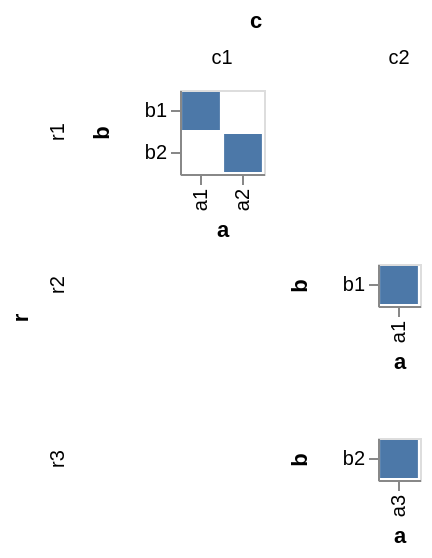

Express this chart as Vega-Lite.
### Vega specification from a JSON file in a GitHub repository (floating-point values rounded to 4 significant figures)
{"$schema": "https://vega.github.io/schema/vega/v3.json", "autosize": "pad", "padding": 5, "data": [{"name": "source_0", "values": [{"r": "r1", "c": "c1", "a": "a1", "b": "b1"}, {"r": "r1", "c": "c1", "a": "a2", "b": "b2"}, {"r": "r2", "c": "c2", "a": "a1", "b": "b1"}, {"r": "r3", "c": "c2", "a": "a3", "b": "b2"}]}, {"name": "cross_column_domain_row_domain", "source": "source_0", "transform": [{"type": "aggregate", "groupby": ["c", "r"], "fields": ["a", "b"], "ops": ["distinct", "distinct"]}]}, {"name": "column_domain", "source": "cross_column_domain_row_domain", "transform": [{"type": "aggregate", "groupby": ["c"], "fields": ["distinct_a"], "ops": ["max"], "as": ["distinct_a"]}]}, {"name": "row_domain", "source": "cross_column_domain_row_domain", "transform": [{"type": "aggregate", "groupby": ["r"], "fields": ["distinct_b"], "ops": ["max"], "as": ["distinct_b"]}]}], "signals": [{"name": "child_x_step", "value": 21}, {"name": "child_y_step", "value": 21}], "layout": {"padding": {"row": 10, "column": 10}, "offset": {"rowTitle": 10, "columnTitle": 10}, "columns": {"signal": "length(data('column_domain'))"}, "bounds": "full", "align": "all"}, "marks": [{"name": "row_title", "role": "row-title", "type": "group", "marks": [{"type": "text", "role": "row-title-text", "style": "guide-title", "encode": {"update": {"align": {"value": "center"}, "text": {"value": "r"}, "angle": {"value": 270}}}}]}, {"name": "column_title", "role": "column-title", "type": "group", "marks": [{"type": "text", "role": "column-title-text", "style": "guide-title", "encode": {"update": {"align": {"value": "center"}, "text": {"value": "c"}}}}]}, {"name": "row_header", "type": "group", "role": "row-header", "from": {"data": "row_domain"}, "sort": {"field": "datum[\"r\"]", "order": "ascending"}, "title": {"text": {"signal": "''+parent[\"r\"]"}, "offset": 10, "orient": "left", "style": "guide-label"}, "encode": {"update": {"height": {"signal": "bandspace(datum[\"distinct_b\"], 0.1, 0.05) * child_y_step"}}}}, {"name": "column_header", "type": "group", "role": "column-header", "from": {"data": "column_domain"}, "sort": {"field": "datum[\"c\"]", "order": "ascending"}, "title": {"text": {"signal": "''+parent[\"c\"]"}, "offset": 10, "orient": "top", "style": "guide-label"}, "encode": {"update": {"width": {"signal": "bandspace(datum[\"distinct_a\"], 0.1, 0.05) * child_x_step"}}}}, {"name": "cell", "type": "group", "style": "cell", "from": {"facet": {"name": "facet", "data": "source_0", "groupby": ["r", "c"], "aggregate": {"cross": true, "fields": ["a", "b"], "ops": ["distinct", "distinct"]}}}, "sort": {"field": ["datum[\"r\"]", "datum[\"c\"]"], "order": ["ascending", "ascending"]}, "encode": {"update": {"width": {"signal": "bandspace(datum[\"distinct_a\"], 0.1, 0.05) * child_x_step"}, "height": {"signal": "bandspace(datum[\"distinct_b\"], 0.1, 0.05) * child_y_step"}}}, "marks": [{"name": "child_marks", "type": "rect", "style": ["rect"], "from": {"data": "facet"}, "encode": {"update": {"fill": {"value": "#4c78a8"}, "x": {"scale": "child_x", "field": "a"}, "width": {"scale": "child_x", "band": true}, "y": {"scale": "child_y", "field": "b"}, "height": {"scale": "child_y", "band": true}}}}], "scales": [{"name": "child_x", "type": "band", "domain": {"data": "facet", "field": "a", "sort": true}, "range": {"step": {"signal": "child_x_step"}}, "paddingInner": 0.1, "paddingOuter": 0.05}, {"name": "child_y", "type": "band", "domain": {"data": "facet", "field": "b", "sort": true}, "range": {"step": {"signal": "child_y_step"}}, "paddingInner": 0.1, "paddingOuter": 0.05}], "axes": [{"scale": "child_x", "orient": "bottom", "grid": false, "title": "a", "encode": {"labels": {"update": {"angle": {"value": 270}, "align": {"value": "right"}, "baseline": {"value": "middle"}}}}, "zindex": 1}, {"scale": "child_y", "orient": "left", "grid": false, "title": "b", "zindex": 1}]}], "config": {"axisY": {"minExtent": 30}}}
